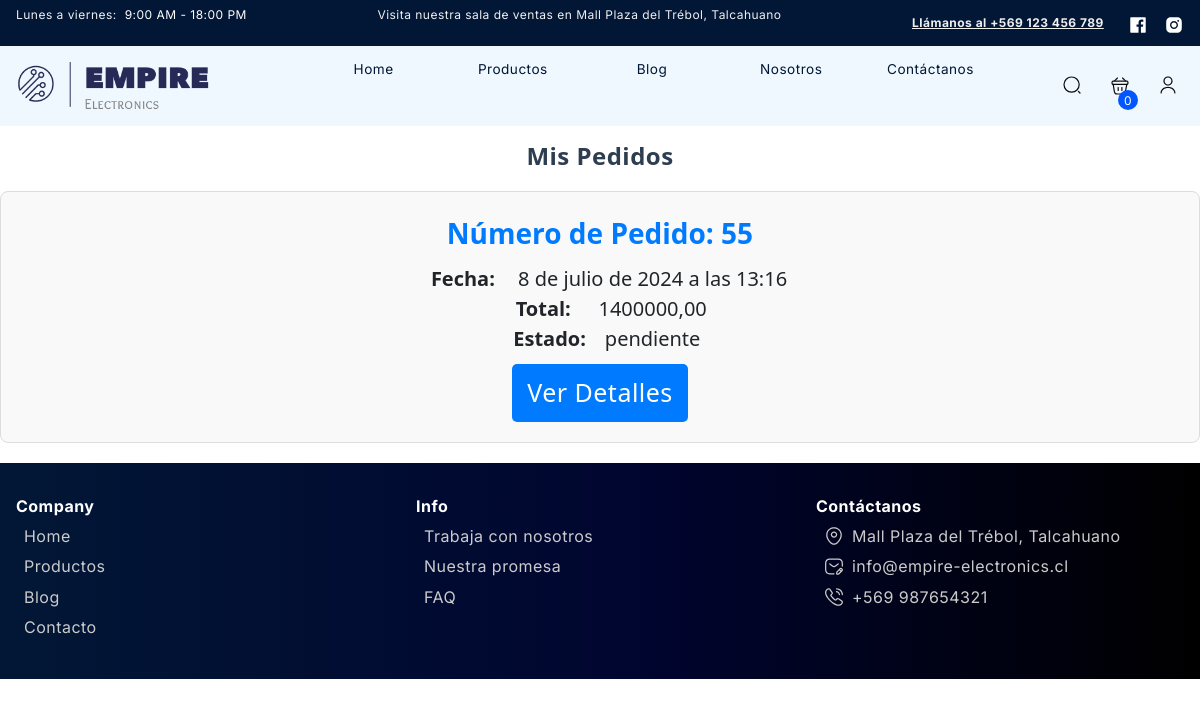
Before: /pedidos/ (signed in) with the older database file.
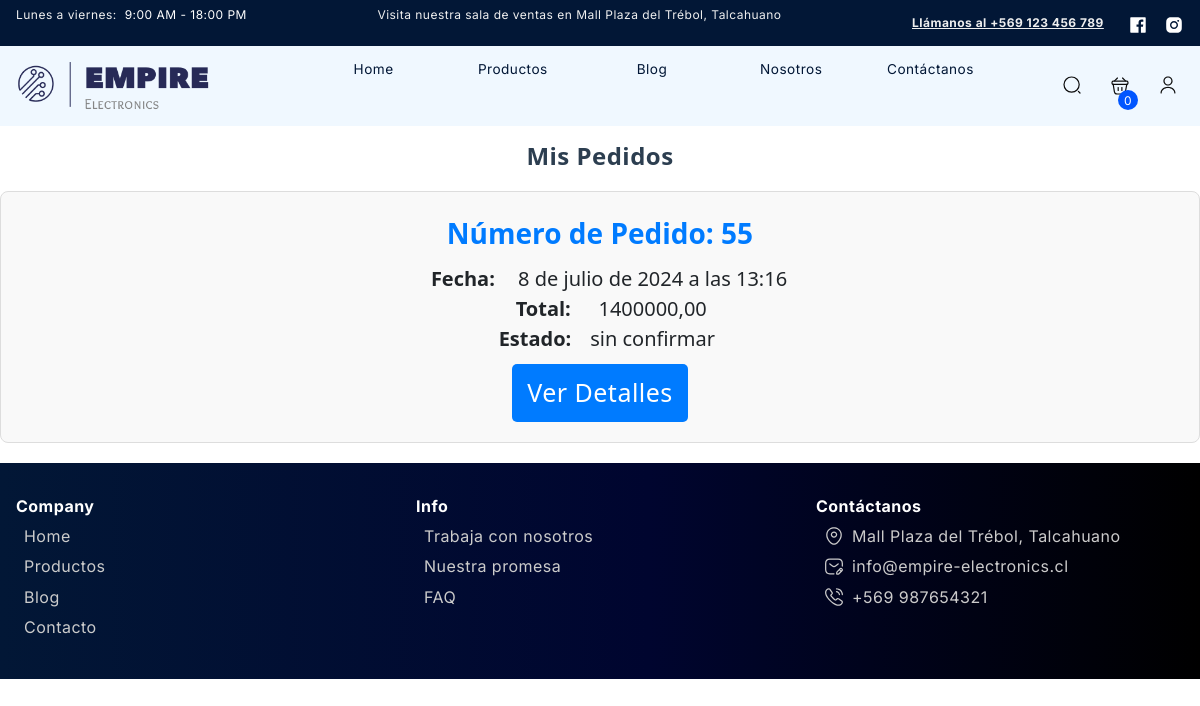
After: the same page with the newer database file.
### empireapp/models.py (models this page shows, shortened)
class Pedido(models.Model):
    user = models.ForeignKey(User, on_delete=models.PROTECT, related_name='pedidos')
    total = models.DecimalField(max_digits=50, decimal_places=2)
    estado = models.CharField(max_length=20, choices=TIPO_ESTADO_PEDIDO, default='pendiente')
    fecha_pedido = models.DateTimeField(auto_now_add=True)

### empireapp/views.py (the view)
# urls.py: path('pedidos/', pedidos, name="pedidos"),
@login_required
def pedidos(request):
    pedidos = Pedido.objects.filter(user=request.user)
    return render(request, 'empireapp/pages/pedidos.html', {'pedidos': pedidos})

### empireapp/context_processors.py (called while the page is built)
def cart_item_count(request):
    cart_item_count = 0
    items = []
    total = 0
    if request.user.is_authenticated:
        cart = Cart.objects.filter(user=request.user).first()
        if cart:
            cart_items = CartItem.objects.filter(cart=cart).select_related('producto')
            cart_item_count = cart_items.count()
            items = cart_items
            total = sum(item.producto.precio * item.quantity for item in items)
    else:
        cart = None
    return {'cart_item_count': cart_item_count, 'cart': cart, 'items': items, 'total': total}

def login_form(request):
    form = AuthenticationForm()
    return {'login_form': form}

### empireapp/templatetags/custom_filters.py (called while the page is built)
@register.filter
def currency(value):
    return "${:,.0f}".format(value)

### empireapp/templates/empireapp/pages/pedidos.html
{% extends "../index.html" %}
{% block contenedor %}
<h2 class="page-title">Mis Pedidos</h2>
<ul class="order-list">
    {% for pedido in pedidos %}
    <li class="order-item">
        <div class="order-header">
            <strong>Número de Pedido:</strong> {{ pedido.pk }}
        </div>
        <div class="order-details">
            <strong>Fecha:</strong> {{ pedido.fecha_pedido }}<br>
            <strong>Total:</strong> {{ pedido.total }}<br>
            <strong>Estado:</strong> {{ pedido.estado }}<br>
        </div>
        <a href="{% url 'detallepedido' pedido.id %}" class="order-link">Ver Detalles</a>
    </li>
    {% empty %}
    <li class="order-item">No tienes pedidos realizados.</li>
    {% endfor %}
</ul>
{% endblock contenedor %}

Changed rows visible on the page:
changed Pedido id 55: estado "pendiente" → "sin confirmar"
